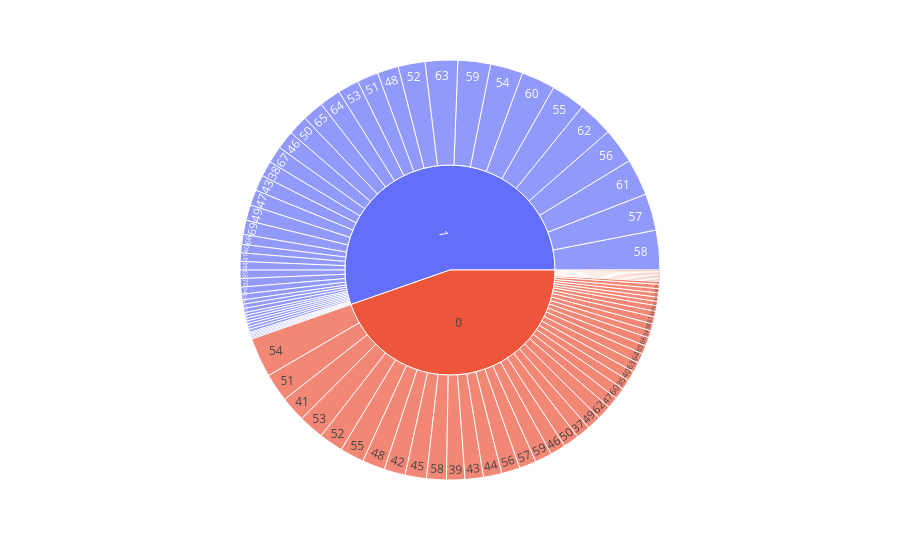

Here is the notebook cell this chart was saved with:
### Code cell
#age and heartdisease
px.sunburst(heart_df,path=['HeartDisease','Age'])

### Figure 1 — Plotly figure (JSON) as saved in the notebook; plotly's stock layout.template omitted (floating-point values rounded to 4 significant figures)
{"data": [{"branchvalues": "total", "domain": {"x": [0, 1], "y": [0, 1]}, "hovertemplate": "labels=%{label}<br>count=%{value}<br>parent=%{parent}<br>id=%{id}<extra></extra>", "ids": ["0/28", "0/29", "0/30", "0/31", "1/31", "0/32", "1/32", "0/33", "1/33", "0/34", "1/34", "0/35", "1/35", "0/36", "1/36", "0/37", "1/37", "0/38", "1/38", "0/39", "1/39", "0/40", "1/40", "0/41", "1/41", "0/42", "1/42", "0/43", "1/43", "0/44", "1/44", "0/45", "1/45", "0/46", "1/46", "0/47", "1/47", "0/48", "1/48", "0/49", "1/49", "0/50", "1/50", "0/51", "1/51", "0/52", "1/52", "0/53", "1/53", "0/54", "1/54", "0/55", "1/55", "0/56", "1/56", "0/57", "1/57", "0/58", "1/58", "0/59", "1/59", "0/60", "1/60", "0/61", "1/61", "0/62", "1/62", "0/63", "1/63", "0/64", "1/64", "0/65", "1/65", "0/66", "1/66", "0/67", "1/67", "0/68", "1/68", "0/69", "1/69", "0/70", "1/70", "0/71", "1/71", "0/72", "1/72", "1/73", "0/74", "1/74", "0/75", "1/75", "0/76", "1/76", "1/77", "0", "1"], "labels": ["28", "29", "30", "31", "31", "32", "32", "33", "33", "34", "34", "35", "35", "36", "36", "37", "37", "38", "38", "39", "39", "40", "40", "41", "41", "42", "42", "43", "43", "44", "44", "45", "45", "46", "46", "47", "47", "48", "48", "49", "49", "50", "50", "51", "51", "52", "52", "53", "53", "54", "54", "55", "55", "56", "56", "57", "57", "58", "58", "59", "59", "60", "60", "61", "61", "62", "62", "63", "63", "64", "64", "65", "65", "66", "66", "67", "67", "68", "68", "69", "69", "70", "70", "71", "71", "72", "72", "73", "74", "74", "75", "75", "76", "76", "77", "0", "1"], "name": "", "parents": ["0", "0", "0", "0", "1", "0", "1", "0", "1", "0", "1", "0", "1", "0", "1", "0", "1", "0", "1", "0", "1", "0", "1", "0", "1", "0", "1", "0", "1", "0", "1", "0", "1", "0", "1", "0", "1", "0", "1", "0", "1", "0", "1", "0", "1", "0", "1", "0", "1", "0", "1", "0", "1", "0", "1", "0", "1", "0", "1", "0", "1", "0", "1", "0", "1", "0", "1", "0", "1", "0", "1", "0", "1", "0", "1", "0", "1", "0", "1", "0", "1", "0", "1", "0", "1", "0", "1", "1", "0", "1", "0", "1", "0", "1", "1", "", ""], "type": "sunburst", "values": [1, 3, 1, 1, 1, 3, 2, 1, 1, 5, 2, 7, 4, 4, 2, 10, 1, 5, 11, 13, 2, 7, 6, 18, 6, 15, 3, 13, 11, 13, 6, 15, 3, 11, 13, 8, 11, 16, 15, 10, 11, 11, 14, 20, 15, 17, 19, 18, 15, 28, 23, 17, 24, 13, 25, 12, 26, 14, 28, 12, 23, 8, 24, 5, 26, 10, 25, 7, 23, 7, 15, 6, 15, 6, 7, 3, 12, 4, 6, 3, 10, 1, 6, 3, 2, 1, 3, 1, 2, 5, 1, 2, 1, 1, 2, 410, 508]}], "layout": {"legend": {"tracegroupgap": 0}, "margin": {"t": 60}}}
